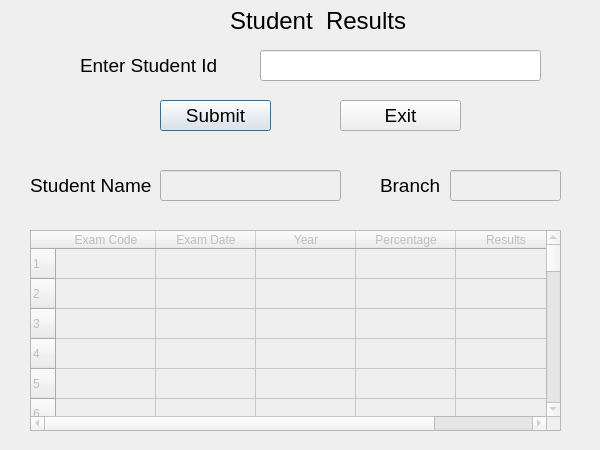
<?xml version="1.0" encoding="UTF-8"?>
<ui version="4.0">
 <class>Dialog</class>
 <widget class="QDialog" name="Dialog">
  <property name="geometry">
   <rect>
    <x>0</x>
    <y>0</y>
    <width>600</width>
    <height>450</height>
   </rect>
  </property>
  <property name="windowTitle">
   <string>Dialog</string>
  </property>
  <property name="styleSheet">
   <string notr="true">
QDialog{
background-image: url(:/newPrefix/result.jpg);
}
QPushButton:hover{
background-color:#8cb3d9;
color:black;
}
</string>
  </property>
  <widget class="QPushButton" name="s6">
   <property name="geometry">
    <rect>
     <x>160</x>
     <y>100</y>
     <width>111</width>
     <height>31</height>
    </rect>
   </property>
   <property name="font">
    <font>
     <pointsize>14</pointsize>
    </font>
   </property>
   <property name="text">
    <string>Submit</string>
   </property>
  </widget>
  <widget class="QLabel" name="label">
   <property name="geometry">
    <rect>
     <x>230</x>
     <y>0</y>
     <width>191</width>
     <height>41</height>
    </rect>
   </property>
   <property name="font">
    <font>
     <pointsize>18</pointsize>
    </font>
   </property>
   <property name="text">
    <string>Student  Results</string>
   </property>
  </widget>
  <widget class="QLabel" name="label_2">
   <property name="geometry">
    <rect>
     <x>80</x>
     <y>50</y>
     <width>171</width>
     <height>31</height>
    </rect>
   </property>
   <property name="font">
    <font>
     <pointsize>14</pointsize>
    </font>
   </property>
   <property name="text">
    <string>Enter Student Id</string>
   </property>
  </widget>
  <widget class="QPushButton" name="e6">
   <property name="geometry">
    <rect>
     <x>340</x>
     <y>100</y>
     <width>121</width>
     <height>31</height>
    </rect>
   </property>
   <property name="font">
    <font>
     <pointsize>14</pointsize>
    </font>
   </property>
   <property name="text">
    <string>Exit</string>
   </property>
  </widget>
  <widget class="QLineEdit" name="sid2">
   <property name="geometry">
    <rect>
     <x>260</x>
     <y>50</y>
     <width>281</width>
     <height>31</height>
    </rect>
   </property>
   <property name="font">
    <font>
     <pointsize>12</pointsize>
    </font>
   </property>
  </widget>
  <widget class="QLabel" name="label_3">
   <property name="geometry">
    <rect>
     <x>30</x>
     <y>170</y>
     <width>121</width>
     <height>31</height>
    </rect>
   </property>
   <property name="font">
    <font>
     <pointsize>14</pointsize>
    </font>
   </property>
   <property name="text">
    <string>Student Name</string>
   </property>
  </widget>
  <widget class="QLabel" name="label_4">
   <property name="geometry">
    <rect>
     <x>380</x>
     <y>170</y>
     <width>71</width>
     <height>31</height>
    </rect>
   </property>
   <property name="font">
    <font>
     <pointsize>14</pointsize>
    </font>
   </property>
   <property name="text">
    <string>Branch</string>
   </property>
  </widget>
  <widget class="QLineEdit" name="sn">
   <property name="enabled">
    <bool>false</bool>
   </property>
   <property name="geometry">
    <rect>
     <x>160</x>
     <y>170</y>
     <width>181</width>
     <height>31</height>
    </rect>
   </property>
   <property name="font">
    <font>
     <pointsize>12</pointsize>
    </font>
   </property>
  </widget>
  <widget class="QLineEdit" name="sb">
   <property name="enabled">
    <bool>false</bool>
   </property>
   <property name="geometry">
    <rect>
     <x>450</x>
     <y>170</y>
     <width>111</width>
     <height>31</height>
    </rect>
   </property>
   <property name="font">
    <font>
     <pointsize>12</pointsize>
    </font>
   </property>
  </widget>
  <widget class="QTableWidget" name="t2">
   <property name="enabled">
    <bool>false</bool>
   </property>
   <property name="geometry">
    <rect>
     <x>30</x>
     <y>230</y>
     <width>531</width>
     <height>201</height>
    </rect>
   </property>
   <property name="rowCount">
    <number>100</number>
   </property>
   <property name="columnCount">
    <number>5</number>
   </property>
   <row/>
   <row/>
   <row/>
   <row/>
   <row/>
   <row/>
   <row/>
   <row/>
   <row/>
   <row/>
   <row/>
   <row/>
   <row/>
   <row/>
   <row/>
   <row/>
   <row/>
   <row/>
   <row/>
   <row/>
   <row/>
   <row/>
   <row/>
   <row/>
   <row/>
   <row/>
   <row/>
   <row/>
   <row/>
   <row/>
   <row/>
   <row/>
   <row/>
   <row/>
   <row/>
   <row/>
   <row/>
   <row/>
   <row/>
   <row/>
   <row/>
   <row/>
   <row/>
   <row/>
   <row/>
   <row/>
   <row/>
   <row/>
   <row/>
   <row/>
   <row/>
   <row/>
   <row/>
   <row/>
   <row/>
   <row/>
   <row/>
   <row/>
   <row/>
   <row/>
   <row/>
   <row/>
   <row/>
   <row/>
   <row/>
   <row/>
   <row/>
   <row/>
   <row/>
   <row/>
   <row/>
   <row/>
   <row/>
   <row/>
   <row/>
   <row/>
   <row/>
   <row/>
   <row/>
   <row/>
   <row/>
   <row/>
   <row/>
   <row/>
   <row/>
   <row/>
   <row/>
   <row/>
   <row/>
   <row/>
   <row/>
   <row/>
   <row/>
   <row/>
   <row/>
   <row/>
   <row/>
   <row/>
   <row/>
   <row/>
   <column>
    <property name="text">
     <string>Exam Code</string>
    </property>
   </column>
   <column>
    <property name="text">
     <string>Exam Date</string>
    </property>
   </column>
   <column>
    <property name="text">
     <string>Year</string>
    </property>
   </column>
   <column>
    <property name="text">
     <string>Percentage</string>
    </property>
   </column>
   <column>
    <property name="text">
     <string>Results</string>
    </property>
   </column>
  </widget>
 </widget>
 <resources>
  <include location="result.qrc"/>
 </resources>
 <connections/>
</ui>
